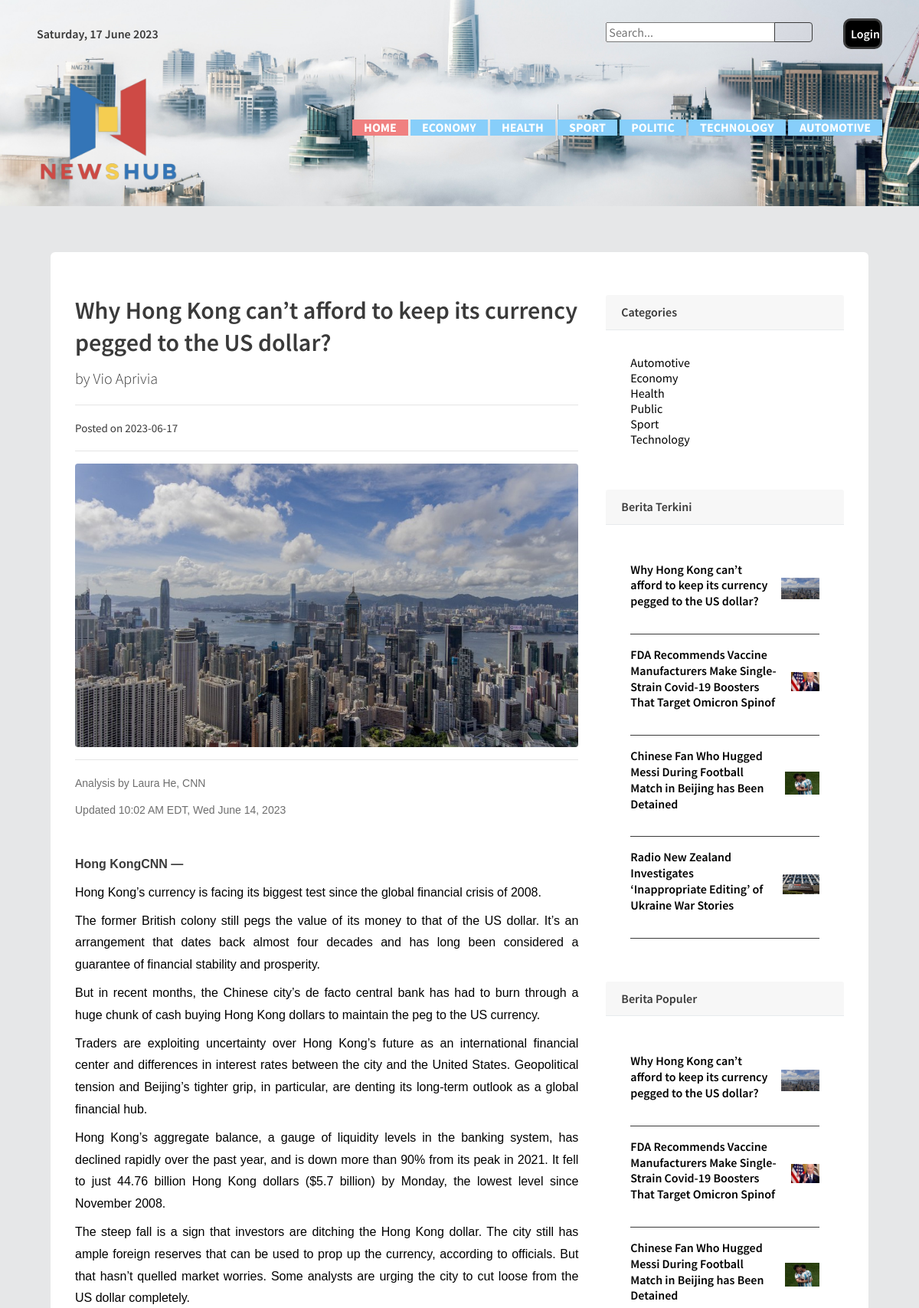
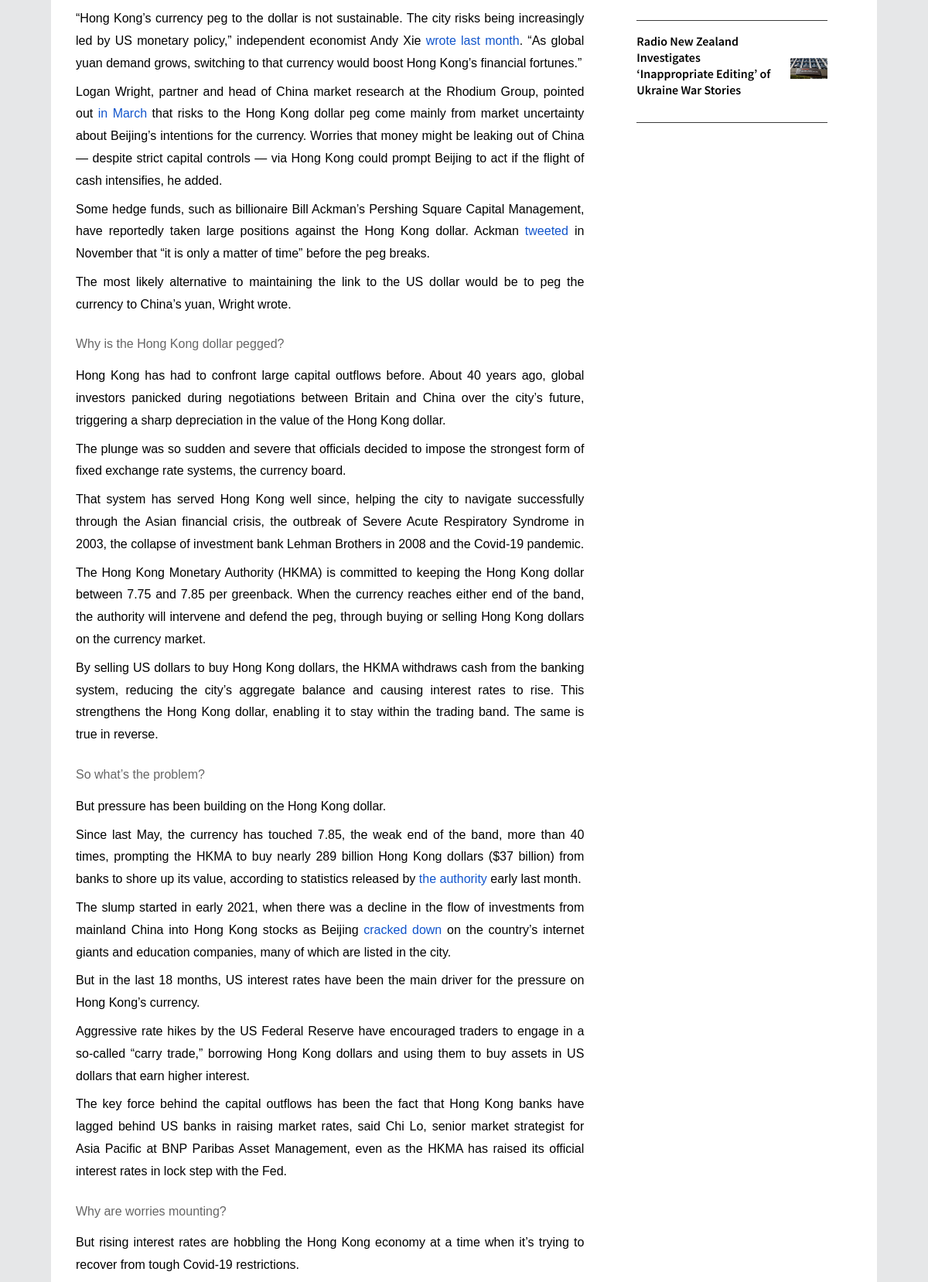
Screenshot of /detail.php?p=32 (upper part) with the database file from the repository (2 pictures, top to bottom).
### tables this page shows
CREATE TABLE `berita` (
  `id_berita` int(11) NOT NULL,
  `judul` varchar(100) NOT NULL,
  `id_kategori` int(11) NOT NULL,
  `gambar` varchar(100) NOT NULL,
  `isi_berita` text NOT NULL,
  `tgl_posting` date NOT NULL,
  `id_user` int(11) NOT NULL,
  `dilihat` int(11) NOT NULL
);

CREATE TABLE `user` (
  `id_user` int(11) NOT NULL,
  `username` varchar(20) NOT NULL,
  `password` varchar(40) NOT NULL,
  `email` varchar(30) NOT NULL,
  `nama` varchar(100) NOT NULL,
  `level` varchar(20) NOT NULL
);

CREATE TABLE `kategori` (
  `id_kategori` int(11) NOT NULL,
  `kategori` varchar(20) NOT NULL
);

### detail.php (the view, shortened to what this page needs)
<?php
include('header.php');
?>
<?php
$id=$_GET['p'];?>
<?php
$detail_sql = "SELECT
berita.judul,
berita.gambar,
berita.isi_berita,
berita.tgl_posting,
berita.id_user,
berita.id_kategori,
berita.dilihat,
user.id_user,
user.nama,
kategori.id_kategori,
kategori.kategori
FROM
berita
INNER JOIN user ON berita.id_user = user.id_user
INNER JOIN kategori on berita.id_kategori = kategori.id_kategori
WHERE id_berita = '$id'";
$detail_result = mysqli_query($koneksi, $detail_sql) or die("error");
if(mysqli_num_rows($detail_result) > 0){
  while ($detail = mysqli_fetch_assoc($detail_result)){
    $judul = $detail['judul'];
    $tgl_posting = $detail['tgl_posting'];
    $isi_berita = $detail['isi_berita'];
    $gambar = $detail['gambar'];
    $user = $detail['nama'];
  }
}
?>
<body>
  <div class="content-wrapper">
    <div class="container">
      <div class="col-sm-12">
        <div class="card">
          <div class="card-body">
            <div class="row">
               <div class="col-lg-8">
        <h1 class="mt-4"><?php echo $judul;?></h1>
        <p class="lead">
          by
        <?php echo $user;?></a>
        </p>
        <hr>
        <p>Posted on <?php echo $tgl_posting;?></p>
        <hr>
        <img class="img-fluid rounded" src="assets/images/<?php echo $gambar;?>">
        <hr>
        <?php echo $isi_berita;?>
      </div>
      <?php include 'sidebar.php'; ?>
      </div>
</div>
</div>
</div>
</div>
</div>
</div>

### sidebar.php
<?php
$kategori_list = 'SELECT
					kategori.kategori,
					kategori.id_kategori
					FROM
					berita
					INNER JOIN kategori ON berita.id_kategori = kategori.id_kategori
					GROUP BY
					kategori.kategori,
					kategori.id_kategori';
$list_kategori = $koneksi->query($kategori_list) or die($koneksi->error);
$terkini = 'SELECT
berita.id_berita,
berita.judul,
berita.gambar,
berita.tgl_posting,
berita.id_user,
user.nama
FROM
berita
INNER JOIN user ON berita.id_user = user.id_user
ORDER BY
berita.tgl_posting DESC
LIMIT 0, 4
';
$populer = 'SELECT
berita.id_berita,
berita.judul,
berita.gambar,
berita.tgl_posting,
user.nama,
berita.id_user,
berita.dilihat
FROM
berita
INNER JOIN user ON berita.id_user = user.id_user
ORDER BY
berita.dilihat DESC
LIMIT 0, 4
';
$list_terkini = $koneksi->query($terkini) or die ($koneksi->error);
$list_populer = $koneksi->query($populer) or die ($koneksi->error);
?>
      <div class="col-md-4">
        <div class="card my-4">
          <h5 class="card-header">Categories</h5>
          <div class="card-body">
            <div class="row">
              <div class="col-lg-6">
                <ul class="list-unstyled  mb-0">
                <?php while($kategori = $list_kategori -> fetch_array()){ ?>
                  <li>
                    <a href="pages/halaman.php?p=<?php echo $kategori['id_kategori'];?>"><?php echo $kategori['kategori'];?></a>
                  </li>
                  <?php } ?>
                  </ul>
            </div>
          </div>
        </div>
        <div class="card my-4">
          <h5 class="card-header">Berita Terkini</h5>
          <div class="card-body">
          <?php while ($berita = $list_terkini -> fetch_assoc()){ ?>
          <div class="d-flex border-bottom-blue pt-3 pb-4 align-items-center justify-content-between">
              <div class="pr-3">
                  <a href="detail.php?p=<?php echo $berita['id_berita'];?>"><h5><?php echo $berita['judul'];?></h5></a>
                      </div>
                      <div class="rotate-img">
                        <img
                          src="assets/images/<?php echo $berita['gambar'];?>"
                          alt="thumb"
                          class="img-fluid img-lg"
                        />
                      </div>
                    </div>
                    <?php }?>
        </div>
                 <div class="card my-4">
          <h5 class="card-header">Berita Populer</h5>
          <div class="card-body">
          <?php while ($berita = $list_populer -> fetch_assoc()){ ?>
          <div class="d-flex border-bottom-blue pt-3 pb-4 align-items-center justify-content-between">
              <div class="pr-3">
                  <a href="detail.php?p=<?php echo $berita['id_berita'];?>"><h5><?php echo $berita['judul'];?></h5></a>
                      </div>
                      <div class="rotate-img">
                        <img
                          src="assets/images/<?php echo $berita['gambar'];?>"
                          alt="thumb"
                          class="img-fluid img-lg"
                        />
                      </div>
                    </div>
                    <?php }?>
                    </div>
      </div>
    </div>
  </div>

### rows the page displays
berita: judul "Why Hong Kong can’t afford to keep its currency pegged to the US dollar?", id_user.nama "Vio Aprivia", tgl_posting "2023-06-17", gambar (picture), isi_berita "Analysis by Laura He , CNN Updated 10:02 AM EDT, Wed June 14, 2023 Hong KongCNN — Hong Kong’s currency is facing its biggest test since the global financial crisis of 2008. The former British colony still pegs the value of its money to that of the US dollar. It’s an arrangement that dates back almost four decades and has long been considered a guarantee of financial stability and prosperity. But in recent months, the Chinese city’s de facto central bank has had to burn through a huge chunk of cash buying Hong Kong dollars to maintain the peg to the US currency. Traders are exploiting uncertainty over Hong Kong’s future as an international financial center and differences in interest rates…"
kategori: kategori "Automotive"
kategori: kategori "Economy"
kategori: kategori "Health"
kategori: kategori "Public"
kategori: kategori "Sport"
kategori: kategori "Technology"
berita: judul "FDA Recommends Vaccine Manufacturers Make Single-Strain Covid-19 Boosters That Target Omicron Spinof", gambar (picture)
berita: judul "Chinese Fan Who Hugged Messi During Football Match in Beijing has Been Detained", gambar (picture)
berita: judul "Radio New Zealand Investigates ‘Inappropriate Editing’ of Ukraine War Stories", gambar (picture)
